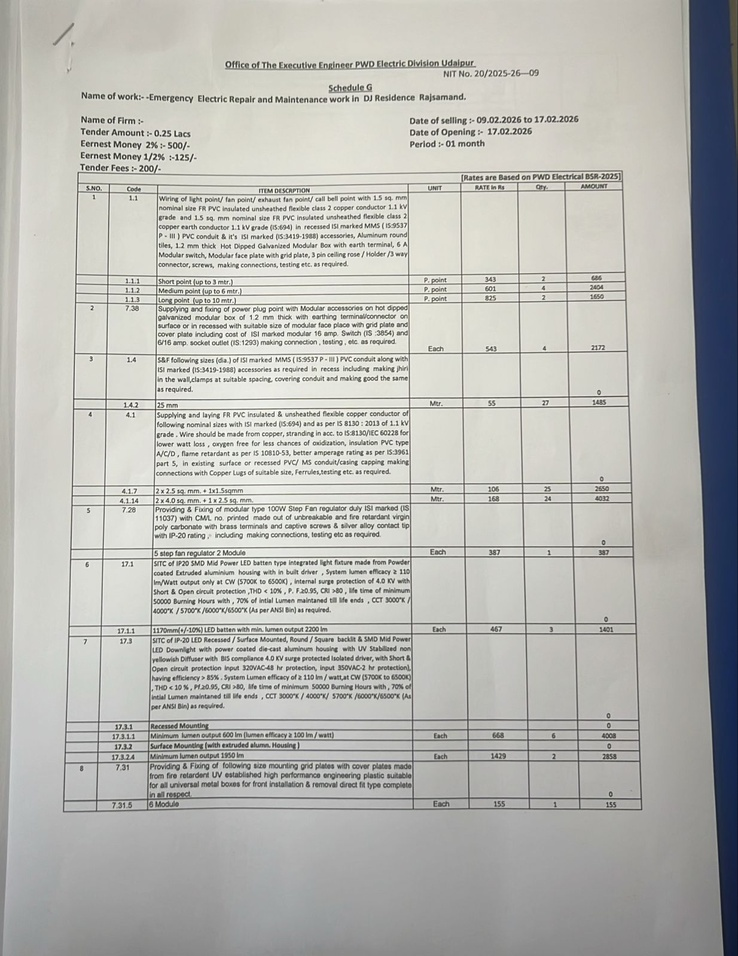
#> input picture Bill-Contractor-Git4/INPUT_WORK_ORDER_IMAGES_TEXT/WhatsApp Image 2026-02-25 at 1.13.49 PM.jpeg, 738 x 956 px, shrunk from 1234 x 1600 before the run
$ python -i image_preprocessor.py   (imports and definitions only)
#> lines starting #> are read from the running program, lines starting #| are printed output that depends on the picture; after the words box and inside, x2 and y2 are one past the last pixel; in counts of white or black regions, pixels touching at a corner belong together
#> further down, picture is the input picture: shape (956, 738, 3); mean B, G, R 178.9, 183.1, 182.9
"""
Image Preprocessor
Enhances image quality before OCR/HWR processing
"""
import cv2
import numpy as np
from typing import Tuple, Optional
from PIL import Image


class ImagePreprocessor:
    """Preprocesses images for optimal OCR and handwriting recognition"""

    def __init__(self, enable_rotation_correction: bool = True,
                 enable_enhancement: bool = True,
                 enable_noise_removal: bool = True):
        """
        Initialize image preprocessor

        Args:
            enable_rotation_correction: Enable automatic rotation detection and correction
            enable_enhancement: Enable contrast enhancement
            enable_noise_removal: Enable noise reduction
        """
        self.enable_rotation_correction = enable_rotation_correction
        self.enable_enhancement = enable_enhancement
        self.enable_noise_removal = enable_noise_removal

    def preprocess(self, image: np.ndarray) -> np.ndarray:
        """
        Apply full preprocessing pipeline

        Args:
            image: Input image as numpy array (BGR format from cv2)

        Returns:
            Preprocessed image
        """
        processed = image.copy()

        # Step 1: Rotation correction
        if self.enable_rotation_correction:
            processed = self.correct_rotation(processed)

        # Step 2: Contrast enhancement
        if self.enable_enhancement:
            processed = self.enhance_contrast(processed)

        # Step 3: Noise removal
        if self.enable_noise_removal:
            processed = self.remove_noise(processed)

        # Step 4: Binarization for OCR
        processed = self.binarize(processed)

        return processed

    def correct_rotation(self, image: np.ndarray) -> np.ndarray:
        """
        Detect and correct image rotation using Hough line transform

        Args:
            image: Input image

        Returns:
            Rotation-corrected image
        """
        # Convert to grayscale if needed
        if len(image.shape) == 3:
            gray = cv2.cvtColor(image, cv2.COLOR_BGR2GRAY)
        else:
            gray = image.copy()

        # Edge detection
        edges = cv2.Canny(gray, 50, 150, apertureSize=3)
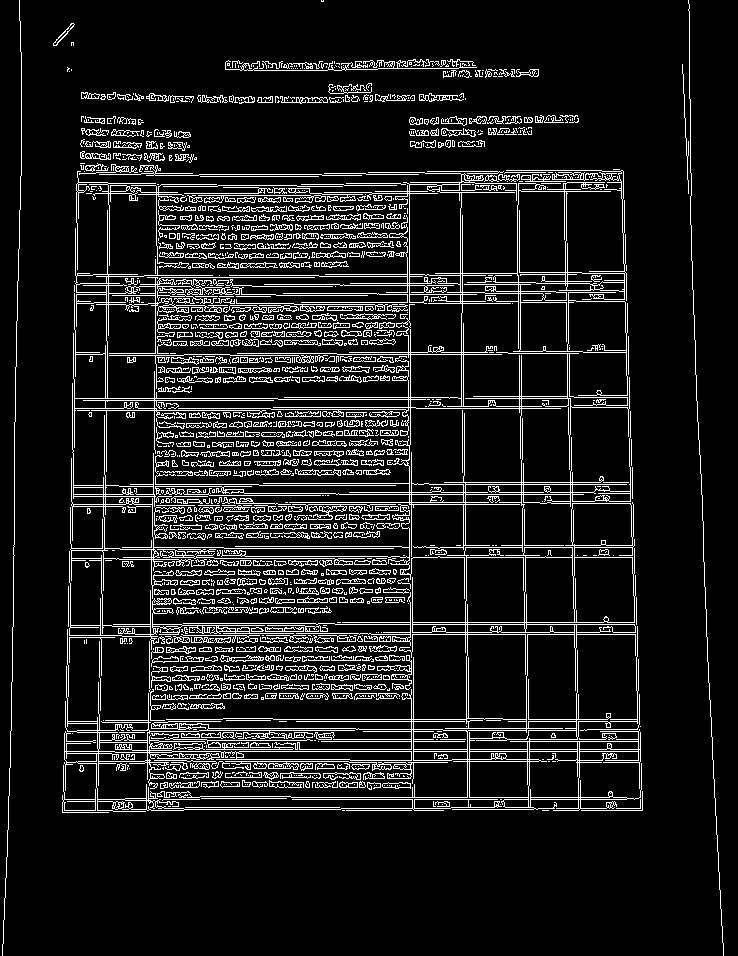
#> edges: shape (956, 738); 10.6% white in thin lines or dots

        # Detect lines using Hough transform
        lines = cv2.HoughLines(edges, 1, np.pi / 180, 200)
#> lines = 681 rows, first 8: [751, 1.57], [749, 1.57], [799, 1.57], [-456, 3.12], [721, 1.57], [719, 1.57], [23, 0.0175], [-454, 3.12]

        if lines is None:
            return image

        # Calculate angles
        angles = []
        for rho, theta in lines[:, 0]:
            angle = np.degrees(theta) - 90
            angles.append(angle)
#> this loop made 681 passes
#> (rho, theta, angle) on passes 1 to 3: (751, 1.57, 0), (749, 1.57, 0), (799, 1.57, 0)
#> after the loop, angles = 681 values, max 89 at index 3, min -90 at index 27, mean -14.64

        if not angles:
            return image

        # Find median angle
        median_angle = np.median(angles)
#> median_angle = -45

        # Only correct if angle is significant (> 0.5 degrees)
        if abs(median_angle) > 0.5:
            # Get image center
            (h, w) = image.shape[:2]
            center = (w // 2, h // 2)

            # Rotate image
            M = cv2.getRotationMatrix2D(center, median_angle, 1.0)
#> M = [[0.707, -0.707, 446.1], [0.707, 0.707, -120.9]]
            rotated = cv2.warpAffine(image, M, (w, h),
                                    flags=cv2.INTER_CUBIC,
                                    borderMode=cv2.BORDER_REPLICATE)
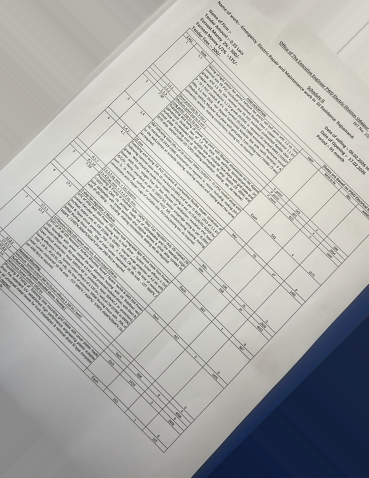
#> rotated: shape (956, 738, 3) (shown at 1/2 size); mean B, G, R 172.7, 175.3, 174.4
            return rotated

        return image

    def enhance_contrast(self, image: np.ndarray) -> np.ndarray:
        """
        Improve text visibility through adaptive contrast adjustment

        Args:
            image: Input image

        Returns:
            Contrast-enhanced image
        """
        # Convert to grayscale if needed
        if len(image.shape) == 3:
            gray = cv2.cvtColor(image, cv2.COLOR_BGR2GRAY)
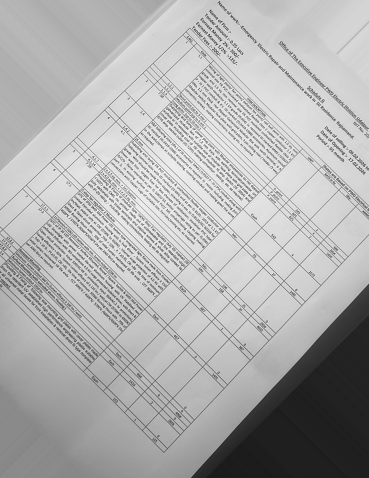
#> gray: shape (956, 738) (shown at 1/2 size); min 18, max 255, mean 174.8
        else:
            gray = image.copy()

        # Apply CLAHE (Contrast Limited Adaptive Histogram Equalization)
        clahe = cv2.createCLAHE(clipLimit=2.0, tileGridSize=(8, 8))
        enhanced = clahe.apply(gray)
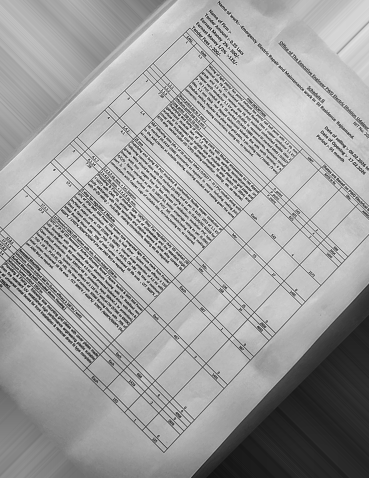
#> enhanced: shape (956, 738) (shown at 1/2 size); min 9, max 255, mean 160.4

        # Convert back to BGR if original was color
        if len(image.shape) == 3:
            enhanced = cv2.cvtColor(enhanced, cv2.COLOR_GRAY2BGR)
#> enhanced: shape (956, 738, 3)

        return enhanced

    def remove_noise(self, image: np.ndarray) -> np.ndarray:
        """
        Apply noise reduction filters using morphological operations

        Args:
            image: Input image

        Returns:
            Denoised image
        """
        # Apply bilateral filter to reduce noise while preserving edges
        denoised = cv2.bilateralFilter(image, 9, 75, 75)

        # Apply morphological opening to remove small noise
        kernel = np.ones((2, 2), np.uint8)
        denoised = cv2.morphologyEx(denoised, cv2.MORPH_OPEN, kernel)
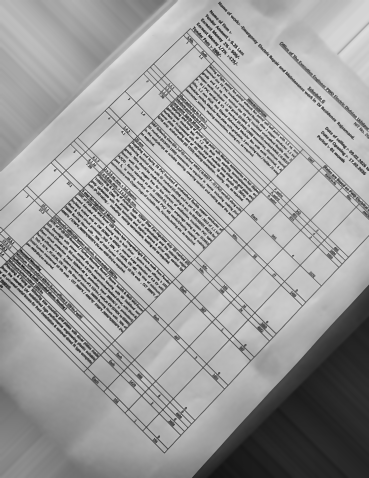
#> denoised: shape (956, 738, 3) (shown at 1/2 size); min 19, max 242, mean 158.4

        return denoised

    def binarize(self, image: np.ndarray) -> np.ndarray:
        """
        Convert to black and white for optimal OCR using adaptive thresholding

        Args:
            image: Input image

        Returns:
            Binarized image
        """
        # Convert to grayscale if needed
        if len(image.shape) == 3:
            gray = cv2.cvtColor(image, cv2.COLOR_BGR2GRAY)
        else:
            gray = image.copy()

        # Apply adaptive thresholding
        binary = cv2.adaptiveThreshold(
            gray, 255,
            cv2.ADAPTIVE_THRESH_GAUSSIAN_C,
            cv2.THRESH_BINARY,
            11, 2
        )
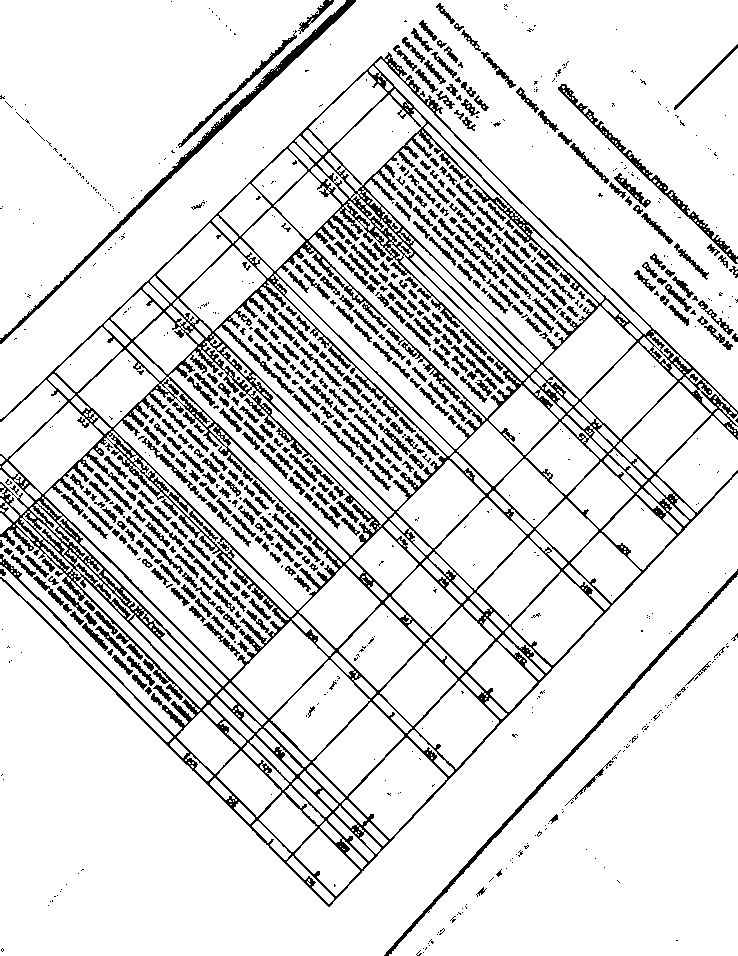
#> binary: shape (956, 738); 86.5% white; black in thin lines or dots

        return binary

    # [24 lines left out: functions load_image, save_image, not called in this run]

>>> import cv2
>>> picture = cv2.imread('../../../Bill-Contractor-Git4/INPUT_WORK_ORDER_IMAGES_TEXT/WhatsApp Image 2026-02-25 at 1.13.49 PM.jpeg')
>>> result = ImagePreprocessor().preprocess(picture)

$ run again, on Bill-Contractor-Git4/INPUT_WORK_ORDER_IMAGES_TEXT/WhatsApp Image 2026-02-25 at 1.14.08 PM.jpeg
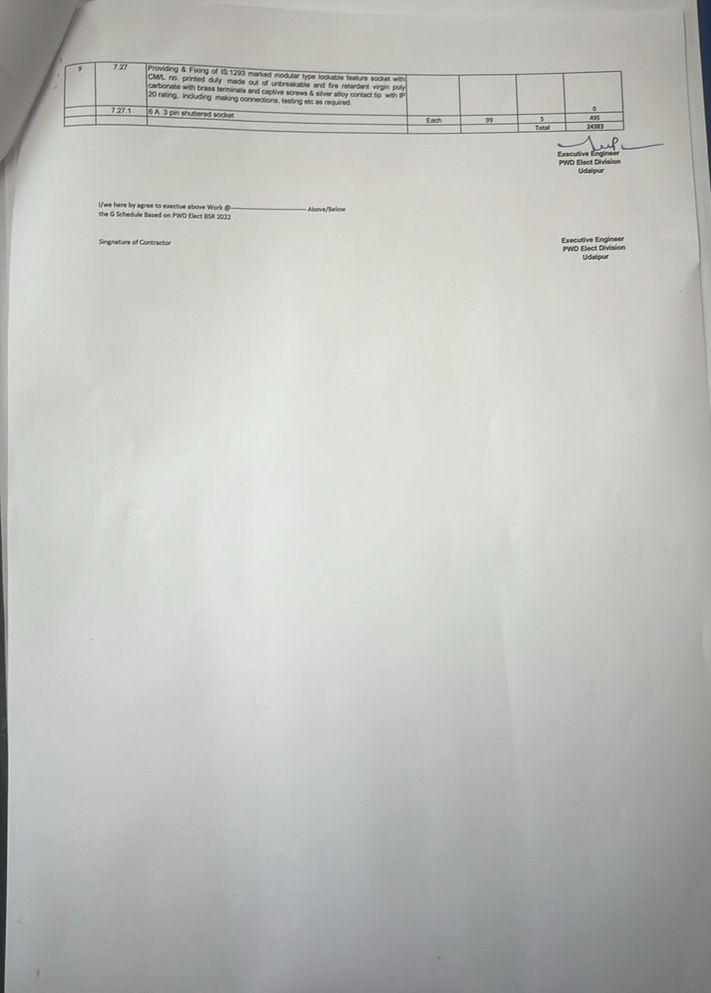
#> input picture Bill-Contractor-Git4/INPUT_WORK_ORDER_IMAGES_TEXT/WhatsApp Image 2026-02-25 at 1.14.08 PM.jpeg, 711 x 993 px, shrunk from 1145 x 1600 before the run
#> picture is the input picture: shape (993, 711, 3); mean B, G, R 188.1, 191.6, 190.6
#> in correct_rotation, `edges = cv2.Canny(gray, 50, 150, apertureSize=3)`:
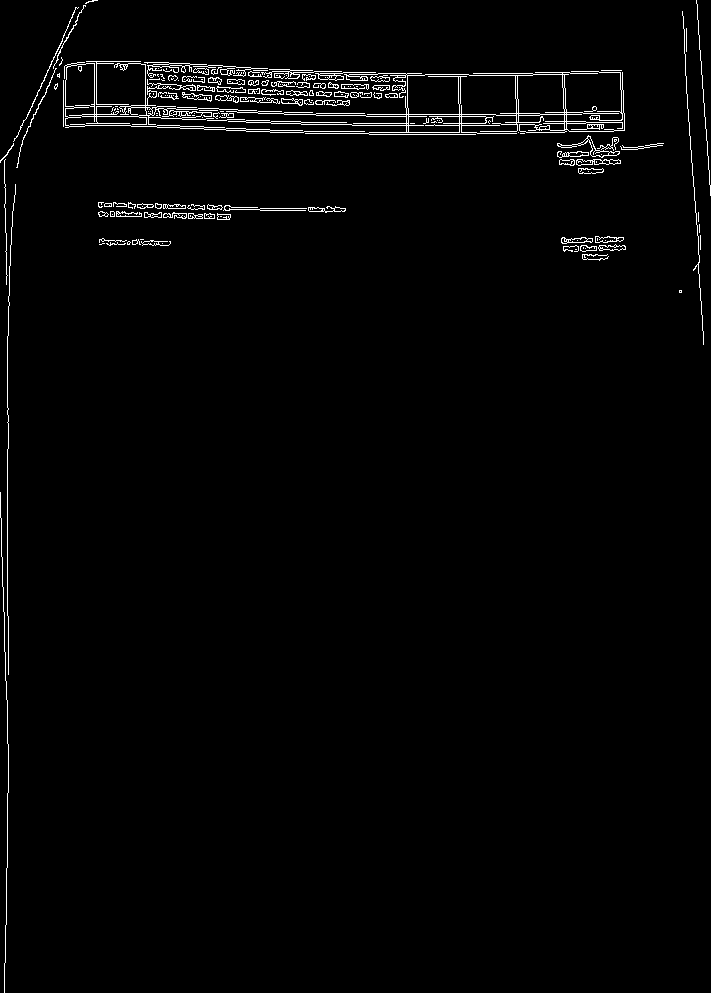
#> edges: shape (993, 711); 1.7% white in thin lines or dots
#> lines = 22 rows, first 8: [7, 0], [114, 1.57], [97, 1.62], [103, 1.61], [125, 1.57], [101, 1.61], [82, 1.55], [123, 1.57]
#> the loop in correct_rotation, `for rho, theta in lines[:, 0]:` made 22 passes
#> (rho, theta, angle) on passes 1 to 8: (7, 0, -90), (114, 1.57, 0), (97, 1.62, 3), (103, 1.61, 2), (125, 1.57, 0), (101, 1.61, 2), (82, 1.55, -1), (123, 1.57, 0)
#> after the loop in correct_rotation, `for rho, theta in lines[:, 0]:`: angles = [-90, 0, 3, 2, 0, 2, -1, 0, 3, 1, 1, 1, 0, 0, 2, 2, -2, 88, -2, -1, 3, 2]
#> median_angle = 1
#> M = [[1, 0.0175, -8.6], [-0.0175, 1, 6.27]]
#> in binarize, `binary = cv2.adaptiveThreshold( gray, 255, cv2.ADAPTIVE_THRESH_GAUSSIA..`:
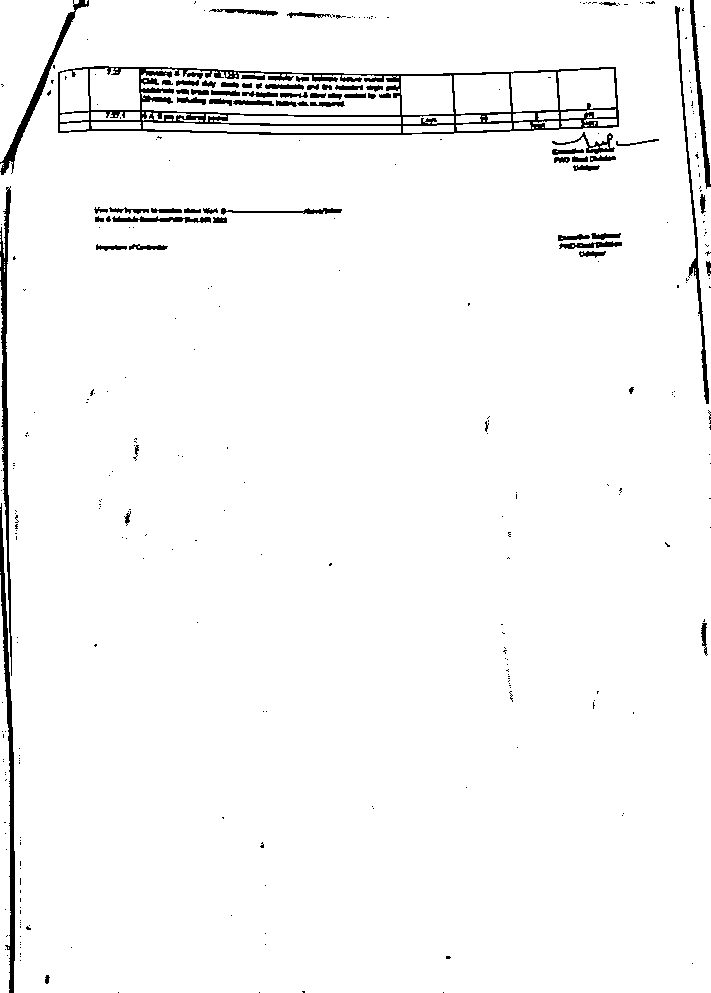
#> binary: shape (993, 711); 96.9% white; 319 black regions (250 under 20 px), largest, box (x1, y1, x2, y2) and area: (58, 66, 619, 135) 7368, (0, 503, 15, 993) 2145, (0, 186, 12, 676) 1990

$ run again, on Bill-Contractor-Git4/INPUT_WORK_ORDER_IMAGES_TEXT/WhatsApp Image 2026-02-25 at 1.14.51 PM.jpeg
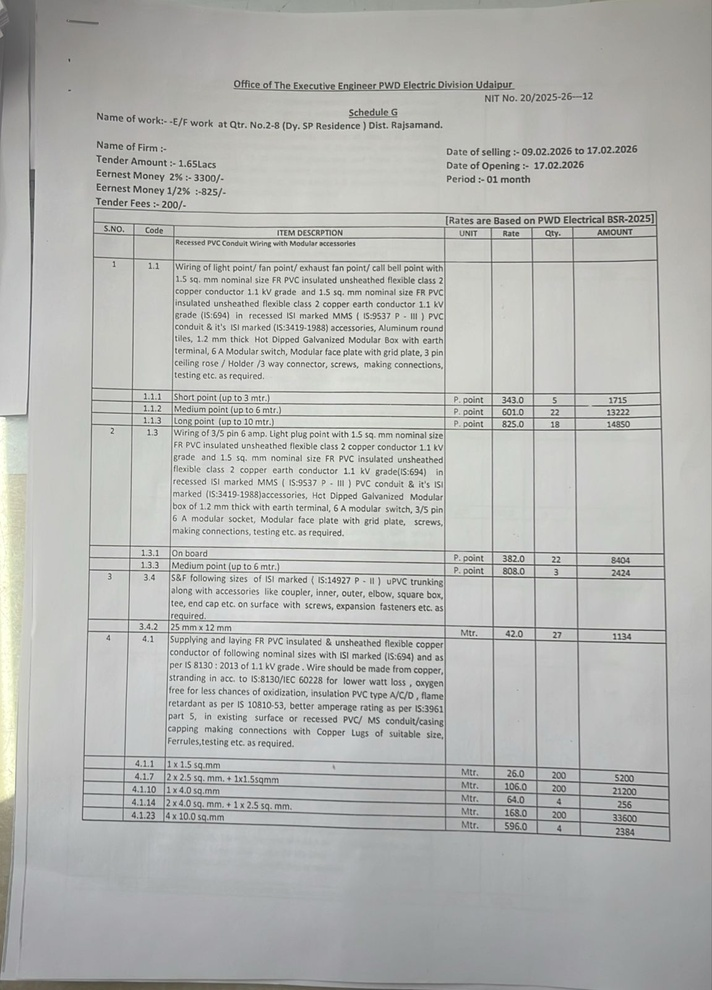
#> input picture Bill-Contractor-Git4/INPUT_WORK_ORDER_IMAGES_TEXT/WhatsApp Image 2026-02-25 at 1.14.51 PM.jpeg, 712 x 990 px, shrunk from 1151 x 1600 before the run
#> picture is the input picture: shape (990, 712, 3); mean B, G, R 179.3, 182.1, 181
#> in correct_rotation, `edges = cv2.Canny(gray, 50, 150, apertureSize=3)`:
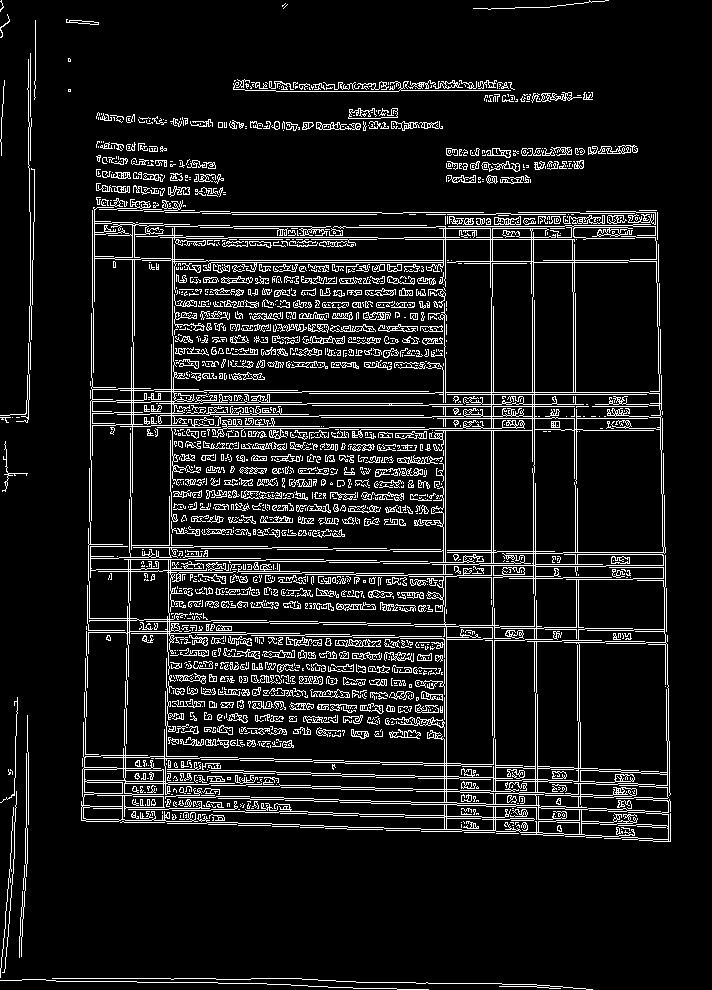
#> edges: shape (990, 712); 9.9% white in thin lines or dots
#> lines = 214 rows, first 8: [556, 1.59], [554, 1.59], [493, 0], [138, 0.0175], [630, 1.59], [542, 1.59], [178, 0.0175], [260, 1.57]
#> the loop in correct_rotation, `for rho, theta in lines[:, 0]:` made 214 passes
#> (rho, theta, angle) on passes 1 to 3: (556, 1.59, 1), (554, 1.59, 1), (493, 0, -90)
#> after the loop in correct_rotation, `for rho, theta in lines[:, 0]:`: angles = 214 values, max 89 at index 9, min -90 at index 2, mean 2.11
#> median_angle = 1
#> M = [[1, 0.0175, -8.58], [-0.0175, 1, 6.29]]
#> in binarize, `binary = cv2.adaptiveThreshold( gray, 255, cv2.ADAPTIVE_THRESH_GAUSSIA..`:
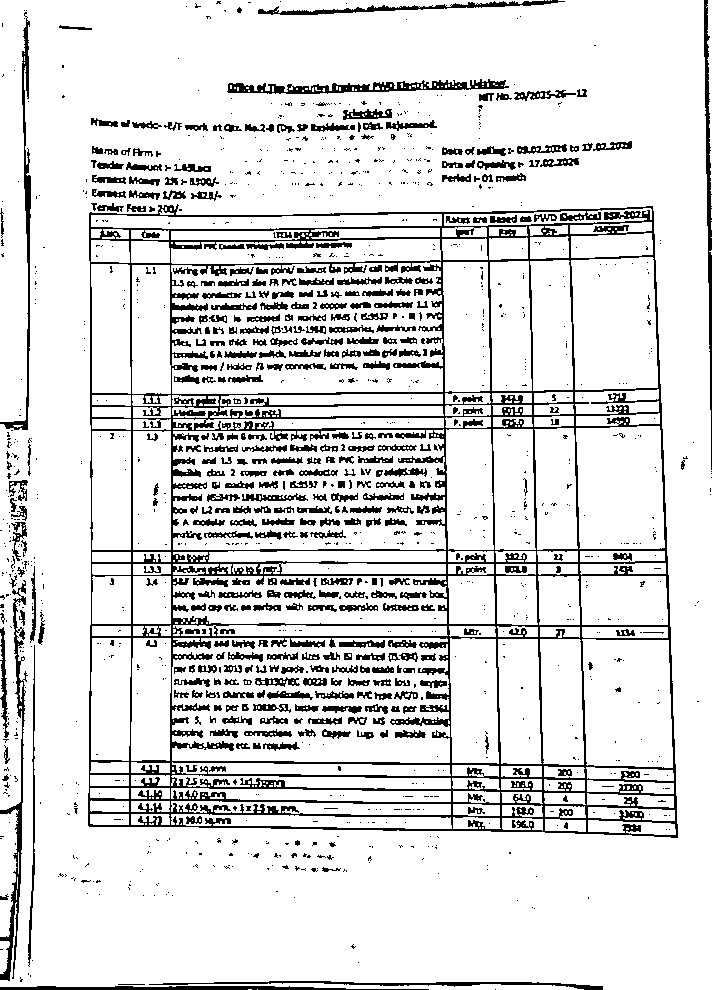
#> binary: shape (990, 712); 86.6% white; 1312 black regions (907 under 20 px), largest, box (x1, y1, x2, y2) and area: (88, 204, 678, 838) 46008, (0, 580, 28, 981) 1976, (227, 79, 509, 94) 1814
